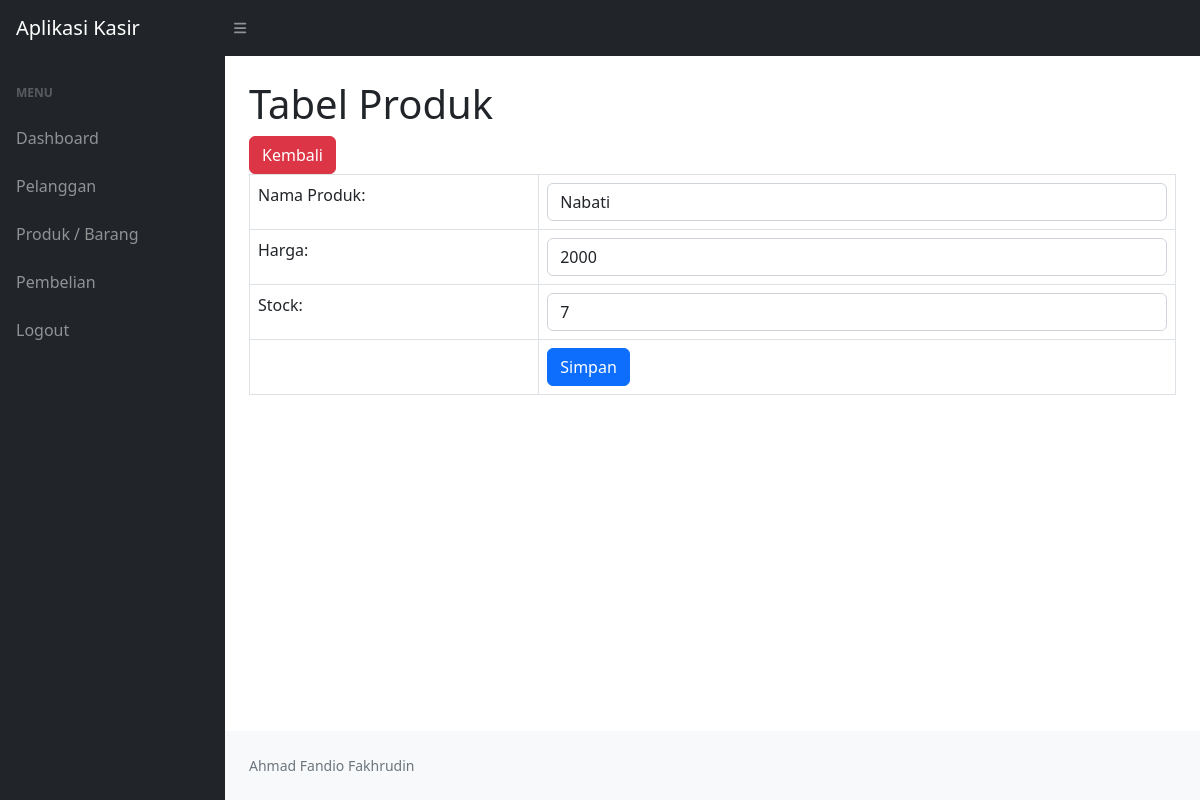
/ukk_kasir_fandio/config/edit_produk.php?id_produk=1 (signed in), run on the app's committed database.
### tables this page shows
CREATE TABLE `produk` (
  `id_produk` int(11) NOT NULL,
  `nama_produk` varchar(255) NOT NULL,
  `harga` int(11) NOT NULL,
  `stock` int(11) NOT NULL
);

### ukk_kasir_fandio/config/edit_produk.php (the view, shortened to what this page needs)
<!DOCTYPE html>
<html lang="en">
    <head>
        <link href="https://cdn.jsdelivr.net/npm/simple-datatables@7.1.2/dist/style.min.css" rel="stylesheet" />
        <link href="../css/styles.css" rel="stylesheet" />
    </head>
    <body class="sb-nav-fixed">
        <nav class="sb-topnav navbar navbar-expand navbar-dark bg-dark">
            <a class="navbar-brand ps-3" href="index.php">Aplikasi Kasir</a>
            <button class="btn btn-link btn-sm order-1 order-lg-0 me-4 me-lg-0" id="sidebarToggle" href="#!"><i class="fas fa-bars"></i></button>
        </nav>
        <div id="layoutSidenav">
            <div id="layoutSidenav_nav">
                <nav class="sb-sidenav accordion sb-sidenav-dark" id="sidenavAccordion">
                <div class="sb-sidenav-menu">
                        <div class="nav">
                            <div class="sb-sidenav-menu-heading">Menu</div>
                            <a class="nav-link" href="../index.php">
                                Dashboard
                            </a>
                            <a class="nav-link" href="../pelanggan.php">
                                Pelanggan
                            </a>
                            <a class="nav-link" href="../produk.php">
                                Produk / Barang
                            </a>
                            <a class="nav-link" href="../pembelian.php">
                                Pembelian
                            </a>
                            <a class="nav-link" href="../logout.php">
                                Logout
                            </a>
                        </div>
                    </div>
                </nav>
            </div>
            <div id="layoutSidenav_content">
                <main>
                    <div class="container-fluid px-4">
                        <h1 class="mt-4">Tabel Produk</h1>
                        <a class="btn btn-danger" href="../produk.php">Kembali</a>
                        <form method="POST">
                        <?php
                        include "koneksi.php";
                        $id_produk = $_GET['id_produk'];
                        $data = mysqli_query($koneksi, "SELECT * FROM produk where id_produk='$id_produk'");
                        while ($d = mysqli_fetch_array($data)){
                        ?>
                            <table class="table table-bordered">
                                <tr>
                                    <td>Nama Produk:</td>
                                    <td><input class="form-control" type="text" name="nama_produk" value="<?php echo $d['nama_produk'];?>" required></td>
                                </tr>
                                <tr>
                                    <td>Harga:</td>
                                    <td><input name="harga" type="number" class="form-control" value="<?php echo $d['harga'];?>" required></td>
                                </tr>
                                <tr>
                                    <td>Stock:</td>
                                    <td><input class="form-control" type="number" name="stock" value="<?php echo $d['stock'];?>" required></td>
                                </tr>
                                <tr>
                                    <td></td>
                                    <td>
                                        <button type="submit" class="btn btn-primary">Simpan</button>
                                    </td>
                                </tr>
                            </table>
                            <?php
                        }
                            ?>
                        </form>
                    </div>
                </main>
                <footer class="py-4 bg-light mt-auto">
                    <div class="container-fluid px-4">
                        <div class="d-flex align-items-center justify-content-between small">
                            <div class="text-muted">Ahmad Fandio Fakhrudin</div>
                        </div>
                    </div>
                </footer>
            </div>
        </div>
    </body>
</html>

### data on the page
produk: nama_produk "Nabati", harga "2000", stock "7"
